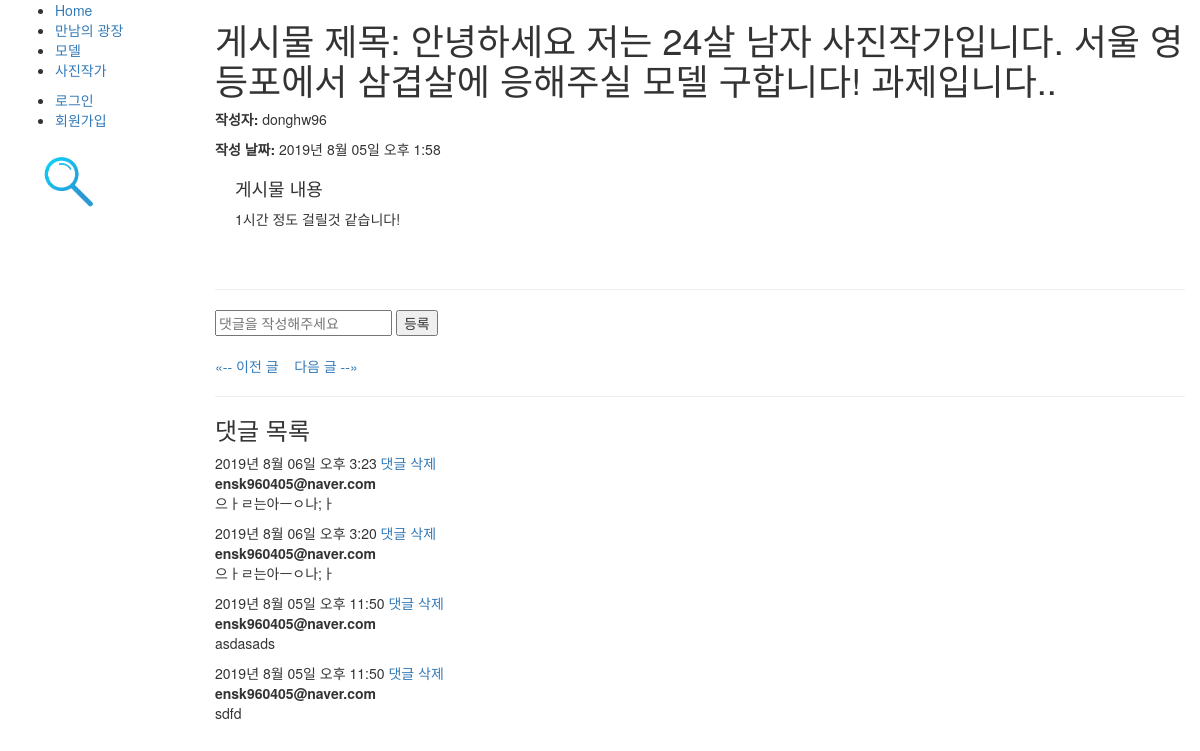
Before: /blog/post/5 with the older database file.
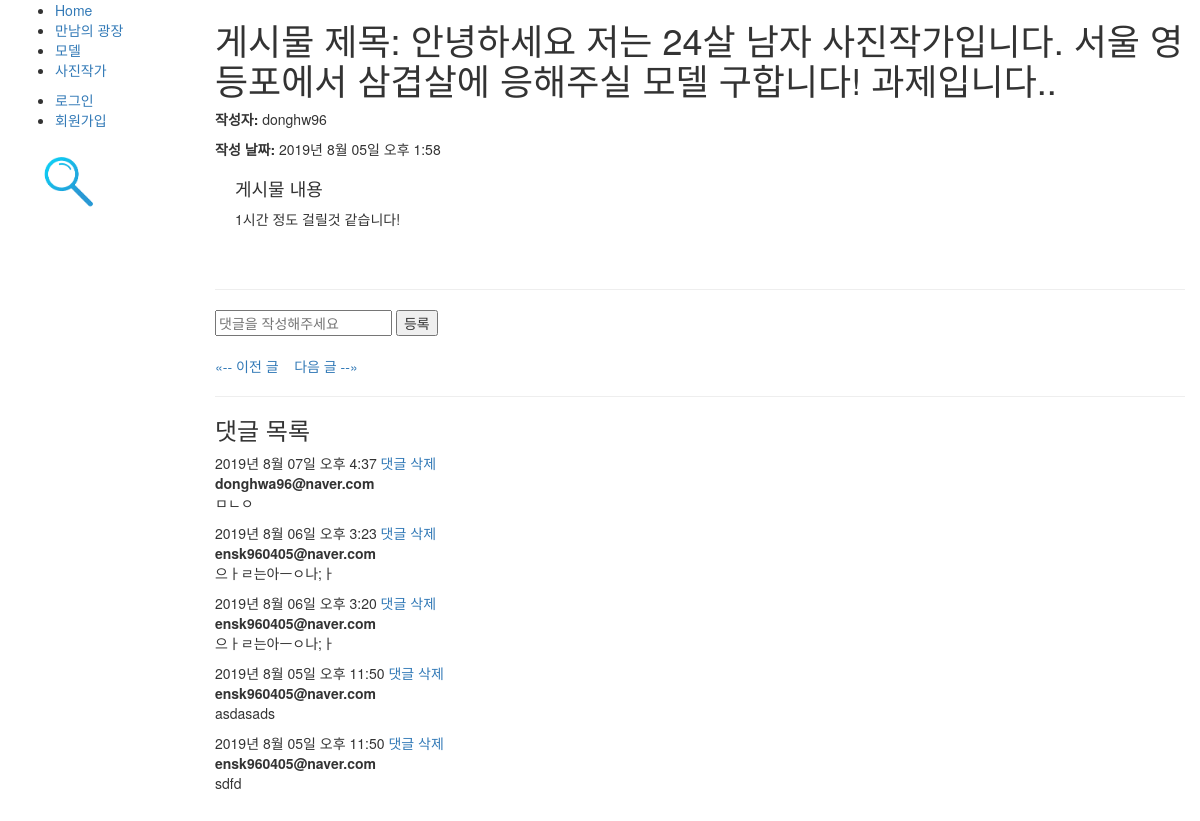
After: the same page with the newer database file.
### blog/models.py (models this page shows)
class Comment(models.Model):
    post = models.ForeignKey(Post, on_delete=models.CASCADE, null=True, related_name='comments')
    comment_date = models.DateTimeField(auto_now_add=True)
    comment_contents = models.CharField(max_length=200)
    comment_writer = models.ForeignKey(User, on_delete=models.CASCADE, null=True)
    class Meta:
        ordering = ['-id']

### user/models.py (models this page shows, shortened)
class User(AbstractBaseUser, PermissionsMixin):
    email = models.EmailField(verbose_name=_('email address'), unique=True, blank=False)
    name = models.CharField('이름', max_length=30, blank=True)
    username = models.CharField('아이디', max_length=30, unique=True, blank=True)
    is_staff = models.BooleanField('스태프 권한', default=False)
    is_active = models.BooleanField('사용중', default=True)
    date_joined = models.DateTimeField('가입일', default=timezone.now)
    objects = UserManager()
    USERNAME_FIELD = 'email'  # email을 사용자의 식별자로 설정, user 모델에서 필드의 이름을 설명하는 문자열이다. 유니크 식별자로 사용됨.
    REQUIRED_FIELDS = ['username']  # 필수입력값(createsuperuser 커맨드로 유저를 생성할 때 나타날 필드 이름 목록
    class Meta:
        verbose_name = _('user')
        verbose_name_plural = _('users')
        swappable = 'AUTH_USER_MODEL'

### blog/views.py (the view)
# urls.py: path('post/<int:pk>', views.PostDetailView.as_view(), name='post_detail'),
class PostDetailView(generic.DetailView):
    model = Post

### blog/models.py (called while the page is built)
    def get_absolute_url(self):
        return reverse_lazy('post_detail', args=[str(self.id)])

    def get_previous_post(self):
        return self.get_previous_by_post_date()

    def get_next_post(self):
        return self.get_next_by_post_date()

### blog/templates/blog/post_detail.html (shortened to what this page needs)
{% extends './base.html' %}
{% block content %}
    <h1>게시물 제목: {{ post.post_title }}</h1>
    <p><strong>작성자:</strong> {{post.writer}}</p>
    <p><strong>작성 날짜:</strong> {{ post.post_date| date:'Y년  N d일 a f' }}</p>
    <div style="margin-left:20px;margin-top:20px">
      <h4>게시물 내용</h4>
      {{ post.post_contents | safe }}
    </div>
    <br><br>
    <hr>
    <form action="{% url 'comment_write' post_pk=post.pk %}" method="POST">
        <input type="text" name="content" placeholder="댓글을 작성해주세요">
        <input type="submit" value="등록"/>
    </form>
    <br>
    <p class = "posts">
        {% if post.get_previous_by_post_date %}
            <a href="{{ post.get_previous_post.get_absolute_url }}" title="View previous post">&laquo;-- 이전 글</a>
        {% endif %}
        {% if post.get_next_by_post_date %}
            <a href="{{ post.get_next_post.get_absolute_url }}" title="View next post"> 다음 글 --&raquo;</a>
        {% endif %}
    </p>
    <hr>
    <h3>댓글 목록</h3>
    {% for comment in post.comments.all %}
        <div class="comment">
            {{ comment.comment_date| date:'Y년  N d일 a f' }}
            {% if user.email != comment.comment_writer %}
                <a href="{% url 'comment_delete' post.pk comment.pk %}" onclick="return confirm('정말 이 댓글을 삭제하겠습니까?')">댓글 삭제</a>
            {% endif %}
            <br>
            <strong>{{ comment.comment_writer }}</strong>
            <p>{{ comment.comment_contents }}</p>
        </div>
    {% endfor %}
    <br><br><br><br><br><br><br><br><br><br>
{% endblock %}

Changed rows visible on the page:
added Comment: comment_date "2019년 8월 07일 오후 4:37", shows "댓글 삭제", comment_writer "donghwa96@naver.com", comment_contents "ㅁㄴㅇ"
